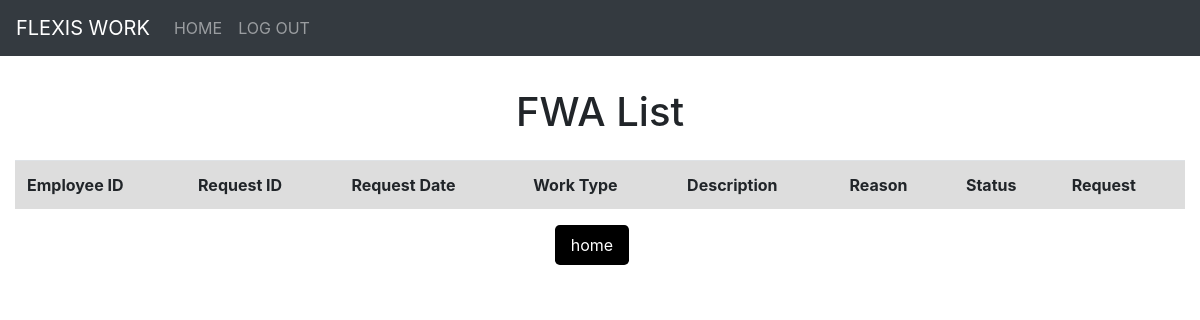
Before: /reviewPage.php with the older database file.
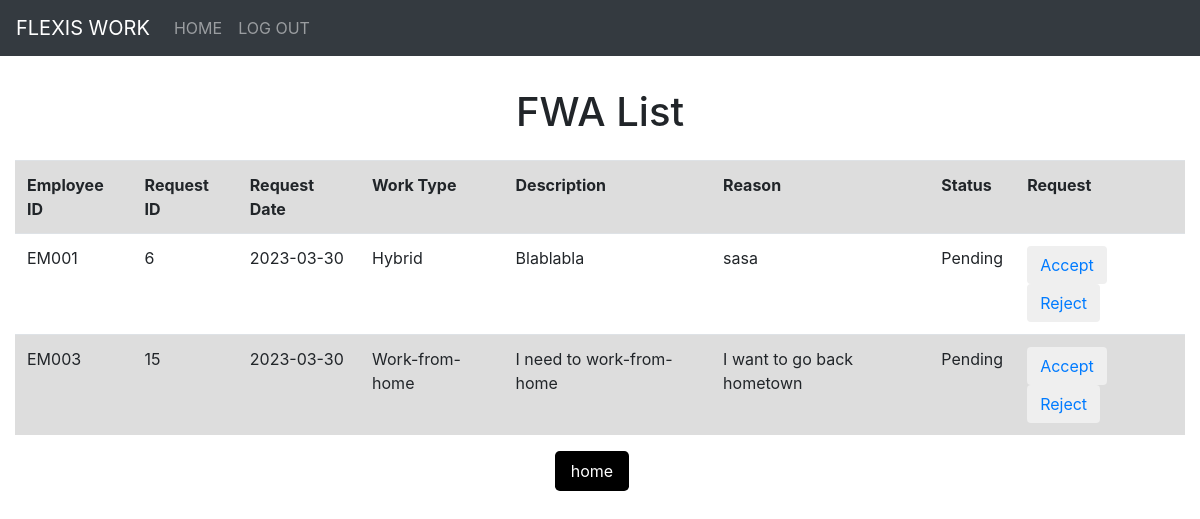
After: the same page with the newer database file.
### tables this page shows
CREATE TABLE `fwa_rquest` (
  `requestID` int(11) NOT NULL,
  `requestDate` date NOT NULL DEFAULT current_timestamp(),
  `workType` varchar(30) NOT NULL CHECK (`workType` in ('Flexi-hour','Work-from-home','Hybrid')),
  `description` varchar(255) NOT NULL,
  `reason` varchar(255) NOT NULL,
  `status` varchar(20) NOT NULL,
  `comment` varchar(255) DEFAULT NULL,
  `employeeID` varchar(5) NOT NULL
);

### reviewPage.php (the view, shortened to what this page needs)
<!DOCTYPE html>
<html>
<?php include 'Component/head.php'; ?>
<?php include 'Component/header.php'; ?>
<body>
    <h1>FWA List</h1>
    <div class="container-fluid">
        <table class="table">
            <tbody>
                <tr>
                    <th scope="col">Employee ID</th>
                    <th scope="col">Request ID</th>
                    <th scope="col">Request Date</th>
                    <th scope="col">Work Type</th>
                    <th scope="col">Description</th>
                    <th scope="col">Reason</th>
                    <th scope="col">Status</th>
                    <th scope="col">Request</th>
                </tr>
                <?php
            require_once('config.php');
            $sql =  "SELECT * FROM fwa_rquest WHERE Status = 'Pending';";
            $result = $conn->query($sql);
            while($row = $result -> fetch_assoc()){
                echo
                "<tr>
                    <td>".$row["employeeID"]."</td>
                    <td>".$row["requestID"]."</td>
                    <td>".$row["requestDate"]."</td>
                    <td>".$row["workType"]."</td>
                    <td>".$row["description"]."</td>
                    <td>".$row["reason"]."</td>
                    <td>".$row["status"]."</td>
                    <td>
                        <button class=btn btn-primary><a href='acceptReq.php?reqID=".$row["requestID"]."&empID=".$row["employeeID"]."&workType=".$row["workType"]."'>Accept</a></button>
                        <button class=btn btn-primary><a href='rejectReq.php?reqID=".$row["requestID"]."&empID=".$row["employeeID"]."'>Reject</a></button>
                    </td>
                </tr>";
            }
            ?>
            </tbody>
        </table>
        <div class="container text-center">
            <form action="reviewPage.php" method="post">
                <input class="btn btn-secondary" type="submit" name="home" value="home">
        </div>
    </div>
</body>
</html>

Changed rows visible on the page:
added fwa_rquest: employeeID "EM001", requestID "6", requestDate "2023-03-30", workType "Hybrid", description "Blablabla", reason "sasa", status "Pending"
added fwa_rquest: employeeID "EM003", requestID "15", requestDate "2023-03-30", workType "Work-from-home", description "I need to work-from-home", reason "I want to go back hometown", status "Pending"
